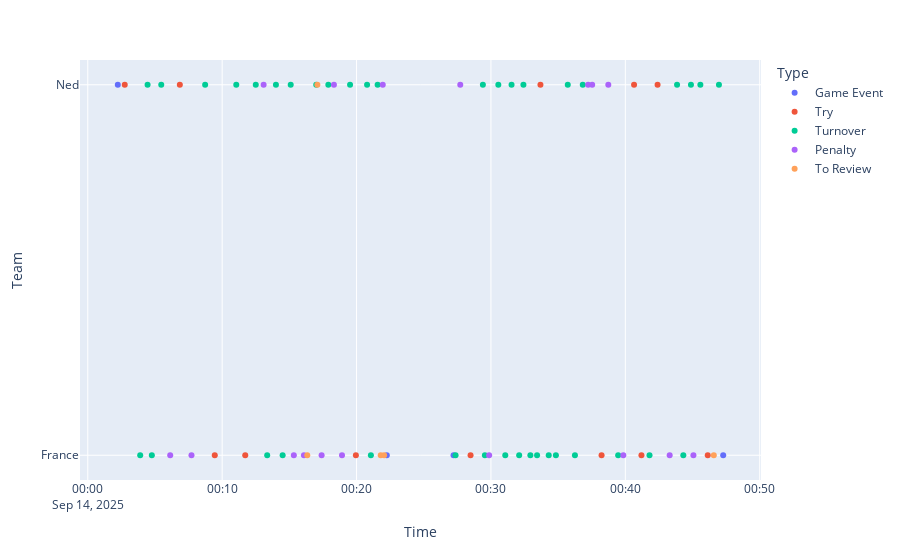

Notebook source saved alongside this figure:
### Code cell
fig = px.scatter(
    data_df,
    x="Time",
    y="Team",
    hover_name="Name",
    hover_data="Comment",
    color="Type",
    category_orders={"Team": [OTHER_TEAM_NAME, "France"]},
)
fig.write_html(output_data_root / "recap.html")
fig.show()

### Figure 1 — Plotly figure (JSON) as saved in the notebook; plotly's stock layout.template omitted (floating-point values rounded to 4 significant figures)
{"data": [{"customdata": [[null], [null], [null], [null]], "hovertemplate": "<b>%{hovertext}</b><br><br>Type=Game Event<br>Time=%{x}<br>Team=%{y}<br>Comment=%{customdata[0]}<extra></extra>", "hovertext": ["Game Start", "Game End", "Game Start", "Game End"], "legendgroup": "Game Event", "marker": {"color": "#636efa", "symbol": "circle"}, "mode": "markers", "name": "Game Event", "orientation": "v", "showlegend": true, "type": "scatter", "x": ["2025-09-14T00:02:14.000000000", "2025-09-14T00:22:15.000000000", "2025-09-14T00:27:13.000000000", "2025-09-14T00:47:17.000000000"], "xaxis": "x", "y": ["Ned", "France", "France", "France"], "yaxis": "y"}, {"customdata": [[null], [null], [null], [null], [null], [null], [null], [null], [null], [null], [null], [null]], "hovertemplate": "<b>%{hovertext}</b><br><br>Type=Try<br>Time=%{x}<br>Team=%{y}<br>Comment=%{customdata[0]}<extra></extra>", "hovertext": ["Try", "Try", "Try", "Try", "Try", "Try", "Try", "Try", "Try", "Try", "Try", "Try"], "legendgroup": "Try", "marker": {"color": "#EF553B", "symbol": "circle"}, "mode": "markers", "name": "Try", "orientation": "v", "showlegend": true, "type": "scatter", "x": ["2025-09-14T00:02:45.000000000", "2025-09-14T00:06:51.000000000", "2025-09-14T00:09:27.000000000", "2025-09-14T00:11:43.000000000", "2025-09-14T00:19:57.000000000", "2025-09-14T00:28:29.000000000", "2025-09-14T00:33:41.000000000", "2025-09-14T00:38:14.000000000", "2025-09-14T00:40:39.000000000", "2025-09-14T00:41:12.000000000", "2025-09-14T00:42:24.000000000", "2025-09-14T00:46:08.000000000"], "xaxis": "x", "y": ["Ned", "Ned", "France", "France", "France", "France", "Ned", "France", "Ned", "France", "Ned", "France"], "yaxis": "y"}, {"customdata": [[null], [null], [null], [null], [null], [null], [null], [null], [null], [null], ["Possible Touch and Pass"], [null], [null], [null], [null], [null], [null], [null], [null], [null], [null], [null], [null], [null], [null], [null], [null], [null], ["6 again or not?"], [null], [null], [null], [null], ["6 again or not?"], [null], [null], [null], [null], [null]], "hovertemplate": "<b>%{hovertext}</b><br><br>Type=Turnover<br>Time=%{x}<br>Team=%{y}<br>Comment=%{customdata[0]}<extra></extra>", "hovertext": ["6th Touch", "Ball Down", "6th Touch", "6th Touch", "Ball Down", "Ball Down", "Ball Down", "Ball Down", "6th Touch", "Dummy Touch", "6th Touch", "Interception", "6th Touch", "Ball Down", "6th Touch", "Ball Down", "Ball Down", "Ball Down", "6th Touch", "Ball Down", "Ball Down", "6th Touch", "6th Touch", "6th Touch", "Ball Down", "Ball Down", "6 Again", "Ball Down", "6 Again", "6th Touch", "Ball Down", "Ball Down", "Ball Down", "6 Again", "6th Touch", "Ball Down", "Ball Down", "Ball Down", "6th Touch"], "legendgroup": "Turnover", "marker": {"color": "#00cc96", "symbol": "circle"}, "mode": "markers", "name": "Turnover", "orientation": "v", "showlegend": true, "type": "scatter", "x": ["2025-09-14T00:03:54.000000000", "2025-09-14T00:04:27.000000000", "2025-09-14T00:04:46.000000000", "2025-09-14T00:05:28.000000000", "2025-09-14T00:08:44.000000000", "2025-09-14T00:11:03.000000000", "2025-09-14T00:12:30.000000000", "2025-09-14T00:13:21.000000000", "2025-09-14T00:14:00.000000000", "2025-09-14T00:14:30.000000000", "2025-09-14T00:15:06.000000000", "2025-09-14T00:17:00.000000000", "2025-09-14T00:17:54.000000000", "2025-09-14T00:19:31.000000000", "2025-09-14T00:20:47.000000000", "2025-09-14T00:21:04.000000000", "2025-09-14T00:21:34.000000000", "2025-09-14T00:27:22.000000000", "2025-09-14T00:29:24.000000000", "2025-09-14T00:29:33.000000000", "2025-09-14T00:30:33.000000000", "2025-09-14T00:31:04.000000000", "2025-09-14T00:31:32.000000000", "2025-09-14T00:32:06.000000000", "2025-09-14T00:32:25.000000000", "2025-09-14T00:32:56.000000000", "2025-09-14T00:33:26.000000000", "2025-09-14T00:34:18.000000000", "2025-09-14T00:34:50.000000000", "2025-09-14T00:35:43.000000000", "2025-09-14T00:36:15.000000000", "2025-09-14T00:36:50.000000000", "2025-09-14T00:39:28.000000000", "2025-09-14T00:41:48.000000000", "2025-09-14T00:43:51.000000000", "2025-09-14T00:44:19.000000000", "2025-09-14T00:44:53.000000000", "2025-09-14T00:45:35.000000000", "2025-09-14T00:46:58.000000000"], "xaxis": "x", "y": ["France", "Ned", "France", "Ned", "Ned", "Ned", "Ned", "France", "Ned", "France", "Ned", "Ned", "Ned", "Ned", "Ned", "France", "Ned", "France", "Ned", "France", "Ned", "France", "Ned", "France", "Ned", "France", "France", "France", "France", "Ned", "France", "Ned", "France", "France", "Ned", "France", "Ned", "Ned", "Ned"], "yaxis": "y"}, {"customdata": [["To compare"], [null], ["Not sure if offside or not moving up"], [null], ["Not sure if offside or early drop"], ["Harsh ?"], [null], [null], [null], [null], [null], [null], [null], ["Not sure which one"], ["I really don't understand this one, seems more like an overstep"], [null], ["When we freeze frame seems like there is an arm"]], "hovertemplate": "<b>%{hovertext}</b><br><br>Type=Penalty<br>Time=%{x}<br>Team=%{y}<br>Comment=%{customdata[0]}<extra></extra>", "hovertext": ["Touch and Pass", "Forward Pass", "Offside", "Forward Pass", "Offside", "Delay of Play", "Hard Touch", "Forward Pass", "Offside", "Forward Pass", "In The Ruck", "Hard Touch", "Forward Pass", "Forward Pass", "In The Ruck", "Forward Pass", "Shoulder"], "legendgroup": "Penalty", "marker": {"color": "#ab63fa", "symbol": "circle"}, "mode": "markers", "name": "Penalty", "orientation": "v", "showlegend": true, "type": "scatter", "x": ["2025-09-14T00:06:08.000000000", "2025-09-14T00:07:43.000000000", "2025-09-14T00:13:05.000000000", "2025-09-14T00:15:20.000000000", "2025-09-14T00:16:05.000000000", "2025-09-14T00:17:24.000000000", "2025-09-14T00:18:19.000000000", "2025-09-14T00:18:55.000000000", "2025-09-14T00:21:57.000000000", "2025-09-14T00:27:43.000000000", "2025-09-14T00:29:52.000000000", "2025-09-14T00:37:14.000000000", "2025-09-14T00:37:32.000000000", "2025-09-14T00:38:44.000000000", "2025-09-14T00:39:51.000000000", "2025-09-14T00:43:18.000000000", "2025-09-14T00:45:04.000000000"], "xaxis": "x", "y": ["France", "France", "Ned", "France", "France", "France", "Ned", "France", "Ned", "Ned", "France", "Ned", "Ned", "Ned", "France", "France", "France"], "yaxis": "y"}, {"customdata": [["Missed not over the ball?"], ["Clear not over the ball"], ["In the ruck ?"], ["Off the ball skirmish"], ["Seems like the same as the shoulder against France above"]], "hovertemplate": "<b>%{hovertext}</b><br><br>Type=To Review<br>Time=%{x}<br>Team=%{y}<br>Comment=%{customdata[0]}<extra></extra>", "hovertext": ["Bad Roll", "Bad Roll", "In The Ruck", "Other", "Other"], "legendgroup": "To Review", "marker": {"color": "#FFA15A", "symbol": "circle"}, "mode": "markers", "name": "To Review", "orientation": "v", "showlegend": true, "type": "scatter", "x": ["2025-09-14T00:16:20.000000000", "2025-09-14T00:17:05.000000000", "2025-09-14T00:21:48.000000000", "2025-09-14T00:22:03.000000000", "2025-09-14T00:46:35.000000000"], "xaxis": "x", "y": ["France", "Ned", "France", "France", "France"], "yaxis": "y"}], "layout": {"legend": {"title": {"text": "Type"}, "tracegroupgap": 0}, "margin": {"t": 60}, "xaxis": {"anchor": "y", "domain": [0, 1], "title": {"text": "Time"}}, "yaxis": {"anchor": "x", "categoryarray": ["France", "Ned"], "categoryorder": "array", "domain": [0, 1], "title": {"text": "Team"}}}}
